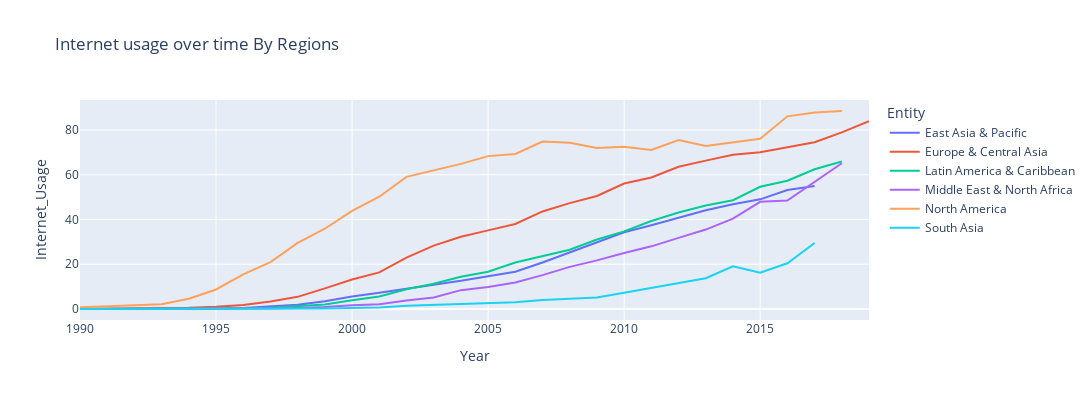

Notebook source saved alongside this figure:
### Code cell
fig = px.line(internetUsage_of_regions, x="Year", y="Internet_Usage", color='Entity',title = "Internet usage over time By Regions",width=1500, height=400)
fig.show()

### Figure 1 — Plotly figure (JSON) as saved in the notebook; plotly's stock layout.template omitted (floating-point values rounded to 4 significant figures)
{"data": [{"hovertemplate": "Entity=East Asia & Pacific<br>Year=%{x}<br>Internet_Usage=%{y}<extra></extra>", "legendgroup": "East Asia & Pacific", "line": {"color": "#636efa", "dash": "solid"}, "marker": {"symbol": "circle"}, "mode": "lines", "name": "East Asia & Pacific", "orientation": "v", "showlegend": true, "type": "scatter", "x": [1990, 1991, 1992, 1993, 1994, 1995, 1996, 1997, 1998, 1999, 2000, 2001, 2002, 2003, 2004, 2005, 2006, 2007, 2008, 2009, 2010, 2011, 2012, 2013, 2014, 2015, 2016, 2017], "xaxis": "x", "y": [0.007211, 0.01487, 0.0312, 0.06218, 0.1078, 0.1931, 0.4675, 1.084, 1.885, 3.418, 5.609, 7.278, 9.03, 10.58, 12.63, 14.69, 16.64, 20.79, 25.29, 29.55, 34.27, 37.4, 40.74, 44.12, 46.84, 49.01, 53.19, 54.93], "yaxis": "y"}, {"hovertemplate": "Entity=Europe & Central Asia<br>Year=%{x}<br>Internet_Usage=%{y}<extra></extra>", "legendgroup": "Europe & Central Asia", "line": {"color": "#EF553B", "dash": "solid"}, "marker": {"symbol": "circle"}, "mode": "lines", "name": "Europe & Central Asia", "orientation": "v", "showlegend": true, "type": "scatter", "x": [1990, 1991, 1992, 1993, 1994, 1995, 1996, 1997, 1998, 1999, 2000, 2001, 2002, 2003, 2004, 2005, 2006, 2007, 2008, 2009, 2010, 2011, 2012, 2013, 2014, 2015, 2016, 2017, 2018, 2019], "xaxis": "x", "y": [0.04806, 0.102, 0.1809, 0.2804, 0.5259, 0.9931, 1.841, 3.355, 5.431, 9.226, 13.16, 16.38, 23.01, 28.31, 32.3, 35.14, 38.01, 43.62, 47.32, 50.54, 56.09, 58.79, 63.59, 66.31, 68.99, 70.03, 72.37, 74.55, 78.97, 83.96], "yaxis": "y"}, {"hovertemplate": "Entity=Latin America & Caribbean<br>Year=%{x}<br>Internet_Usage=%{y}<extra></extra>", "legendgroup": "Latin America & Caribbean", "line": {"color": "#00cc96", "dash": "solid"}, "marker": {"symbol": "circle"}, "mode": "lines", "name": "Latin America & Caribbean", "orientation": "v", "showlegend": true, "type": "scatter", "x": [1990, 1991, 1992, 1993, 1994, 1995, 1996, 1997, 1998, 1999, 2000, 2001, 2002, 2003, 2004, 2005, 2006, 2007, 2008, 2009, 2010, 2011, 2012, 2013, 2014, 2015, 2016, 2017, 2018], "xaxis": "x", "y": [0, 0.002226, 0.009637, 0.02112, 0.04341, 0.1056, 0.3096, 0.6089, 1.229, 2.052, 3.884, 5.631, 8.853, 11.27, 14.4, 16.62, 20.75, 23.71, 26.51, 31.04, 34.7, 39.34, 43.16, 46.24, 48.61, 54.62, 57.35, 62.47, 65.9], "yaxis": "y"}, {"hovertemplate": "Entity=Middle East & North Africa<br>Year=%{x}<br>Internet_Usage=%{y}<extra></extra>", "legendgroup": "Middle East & North Africa", "line": {"color": "#ab63fa", "dash": "solid"}, "marker": {"symbol": "circle"}, "mode": "lines", "name": "Middle East & North Africa", "orientation": "v", "showlegend": true, "type": "scatter", "x": [1990, 1991, 1992, 1993, 1994, 1995, 1996, 1997, 1998, 1999, 2000, 2001, 2002, 2003, 2004, 2005, 2006, 2007, 2008, 2009, 2010, 2011, 2012, 2013, 2014, 2015, 2016, 2017, 2018], "xaxis": "x", "y": [0.001939, 0.003777, 0.005522, 0.007987, 0.01315, 0.0311, 0.0839, 0.2293, 0.4901, 0.9281, 1.708, 2.098, 3.78, 5.157, 8.432, 9.842, 11.88, 15.13, 18.84, 21.74, 25.03, 28.01, 31.8, 35.51, 40.4, 47.92, 48.49, 56.88, 65.14], "yaxis": "y"}, {"hovertemplate": "Entity=North America<br>Year=%{x}<br>Internet_Usage=%{y}<extra></extra>", "legendgroup": "North America", "line": {"color": "#FFA15A", "dash": "solid"}, "marker": {"symbol": "circle"}, "mode": "lines", "name": "North America", "orientation": "v", "showlegend": true, "type": "scatter", "x": [1990, 1991, 1992, 1993, 1994, 1995, 1996, 1997, 1998, 1999, 2000, 2001, 2002, 2003, 2004, 2005, 2006, 2007, 2008, 2009, 2010, 2011, 2012, 2013, 2014, 2015, 2016, 2017, 2018], "xaxis": "x", "y": [0.7428, 1.104, 1.644, 2.163, 4.616, 8.734, 15.46, 20.97, 29.58, 35.88, 43.88, 50.17, 59.06, 61.94, 64.88, 68.33, 69.27, 74.82, 74.27, 71.93, 72.55, 71.06, 75.53, 72.85, 74.43, 76.12, 86.11, 87.83, 88.5], "yaxis": "y"}, {"hovertemplate": "Entity=South Asia<br>Year=%{x}<br>Internet_Usage=%{y}<extra></extra>", "legendgroup": "South Asia", "line": {"color": "#19d3f3", "dash": "solid"}, "marker": {"symbol": "circle"}, "mode": "lines", "name": "South Asia", "orientation": "v", "showlegend": true, "type": "scatter", "x": [1990, 1991, 1992, 1993, 1994, 1995, 1996, 1997, 1998, 1999, 2000, 2001, 2002, 2003, 2004, 2005, 2006, 2007, 2008, 2009, 2010, 2011, 2012, 2013, 2014, 2015, 2016, 2017], "xaxis": "x", "y": [0, 0, 8.547e-05, 0.0001672, 0.000859, 0.02015, 0.0409, 0.06039, 0.1177, 0.2276, 0.4759, 0.6645, 1.467, 1.847, 2.19, 2.556, 2.992, 3.984, 4.426, 5.167, 7.22, 9.41, 11.53, 13.76, 19.06, 16.22, 20.42, 29.5], "yaxis": "y"}], "layout": {"height": 400, "legend": {"title": {"text": "Entity"}, "tracegroupgap": 0}, "title": {"text": "Internet usage over time By Regions"}, "width": 1500, "xaxis": {"anchor": "y", "domain": [0, 1], "title": {"text": "Year"}}, "yaxis": {"anchor": "x", "domain": [0, 1], "title": {"text": "Internet_Usage"}}}}
